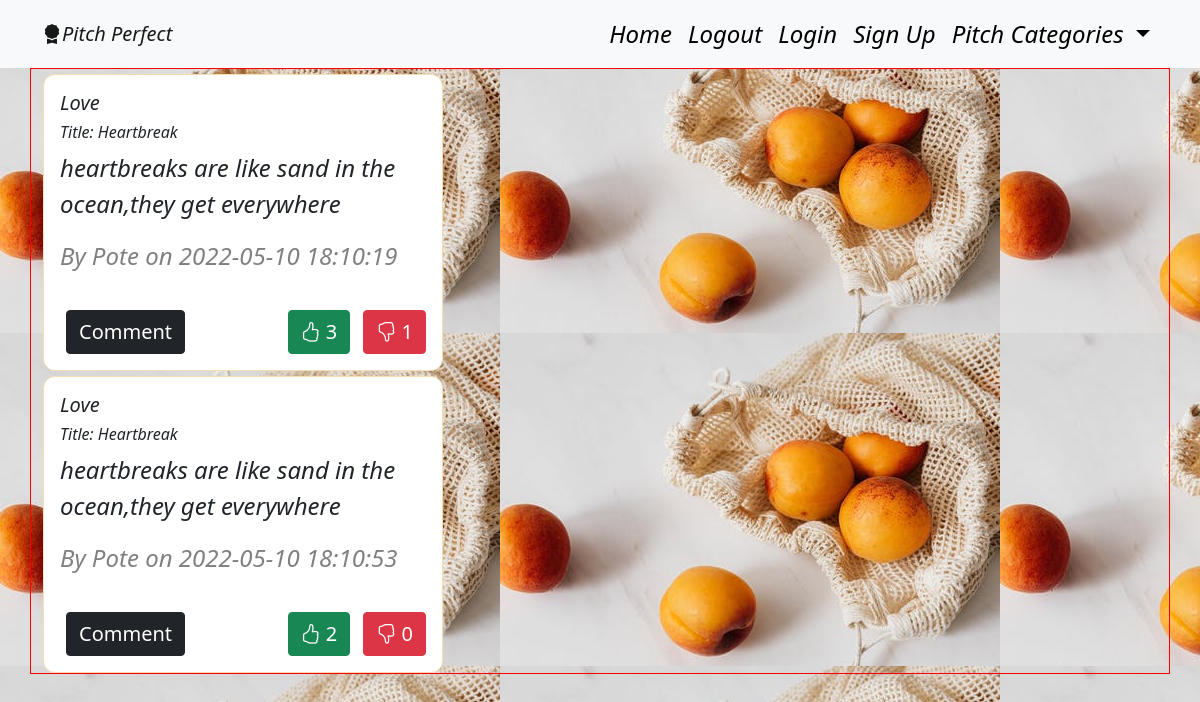
The page /pitches/love (signed in) on the database as committed earlier.
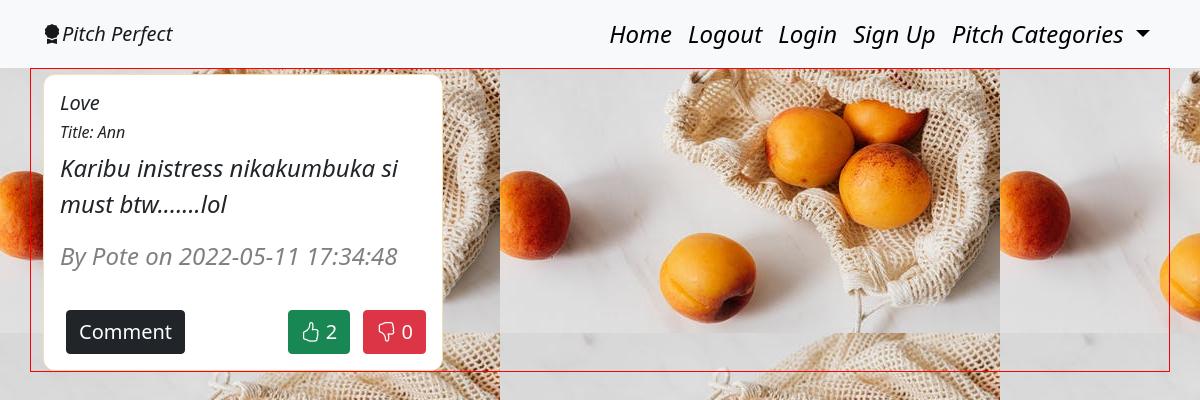
The same page on the database as committed later.
### app/models.py (models this page shows)
class Pitch(db.Model):
    __table_name__ = 'pitches'
    id = db.Column(db.Integer, primary_key=True)
    title = db.Column(db.String(255), nullable=False)
    category = db.Column(db.String(255), nullable=False)
    content = db.Column(db.String(255), nullable=False)
    user_id = db.Column(db.Integer, db.ForeignKey('user.id'))
    comment = db.relationship('Comment', backref='pitch', lazy='dynamic')
    upvotes = db.relationship('UpVote', backref='pitch', lazy='dynamic')
    downvotes = db.relationship('DownVote', backref='pitch', lazy='dynamic')
    date = db.Column(db.DateTime(timezone=True), default=func.now())

class User(db.Model, UserMixin):
    id = db.Column(db.Integer, primary_key=True)
    username = db.Column(db.String(255))
    email = db.Column(db.String(255), unique=True)
    password = db.Column(db.String(255))
    pitches = db.relationship('Pitch', backref='user', lazy='dynamic')

### app/main/views.py (the view)
@main.route('/pitches/love')
@login_required
def love():
    love = Pitch.query.filter_by(category='Love').all()
    return render_template('love.html',love=love)

### app/__init__.py (called while the page is built)
def create_app(config_name):  # a method to instantiate our App
    app = Flask(__name__)
    app.config['SECRET_KEY'] = 'SECRET'
    app.config['SQLALCHEMY_DATABASE_URI'] = f'sqlite:///{DB_NAME}'
    db.init_app(app)  # initialise our db
    mail.init_app(app) # initialize our mail
    login_manager = LoginManager()
    login_manager.login_view = 'auth.login'
    login_manager.init_app(app)
    bootstrap = Bootstrap(app)
    @login_manager.user_loader
    def load_user(user_id):
        return User.query.get(int(user_id))
    app.config.from_object(config_options[config_name])
    from .main import main as main_blueprint
    from .auth import auth as auth_blueprint
    app.register_blueprint(main_blueprint)
    app.register_blueprint(auth_blueprint, url_prefix='/')
    from .models import User, Pitch
    create_database(app)
    return app

### app/templates/love.html
{% extends 'base.html'%}
{% from 'display_pitch_macro.html' import display_pitches%}
{% block content %}
<div>{{ display_pitches(love) }}</div>
{% endblock %}

### app/templates/display_pitch_macro.html
{% extends 'base.html' %}
{% macro display_pitches(pitches) %}
<div class="container pitch">
    <div class="row">
        <div class="col-md-4">
           {% if pitches %}
          {% for pitch in pitches %}
           <div class="card pitchCard" style="width: 25rem;">
                <div class="card-body">
                    <h5 class="card-title pitch-category">{{pitch.category}}</h5>
                    <h6>Title: {{pitch.title}}</h6>
                    <p>{{pitch.content}}</p>
                    <p class="author">By {{pitch.user.username.title()}} on {{pitch.date}}</p>
                    <div class="footer">
                        <div class="comments">
                            <a href="/comment/{{pitch.id}}"><button class="btn btn-dark">Comment</button></a>
                        </div>
                        <div class="votes">
                            <div class="upvote">
                            <a href="/like/{{pitch.id}}"><button class="btn btn-success"><i class="bi bi-hand-thumbs-up"></i> {{pitch.upvotes.count()}}</button></a>
                        </div>
                        <div class="downvote">
                            <a href="/dislike/{{pitch.id}}"><button class="btn btn-danger"><i class="bi bi-hand-thumbs-down"></i> {{pitch.downvotes.count()}}</button></a>
                        </div>
                        </div>
                    </div>
                </div>
           </div>
          {% endfor %}
         {% endif %}
        </div>
    </div>
</div>
{% endmacro %}

Rows that differ between the two databases and show on the page:
no longer on this page (row edited): Pitch: category "Love", title "Heartbreak", content "heartbreaks are like sand in the ocean,they get everywhere", user.username "Pote", date "2022-05-10 18:10:19", upvotes.count "3", downvotes.count "1"
no longer on this page (row edited): Pitch: category "Love", title "Heartbreak", content "heartbreaks are like sand in the ocean,they get everywhere", user.username "Pote", date "2022-05-10 18:10:53", upvotes.count "2", downvotes.count "0"
now on this page (row edited): Pitch: category "Love", title "Ann", content "Karibu inistress nikakumbuka si must btw.......lol", user.username "Pote", date "2022-05-11 17:34:48", upvotes.count "2", downvotes.count "0"
